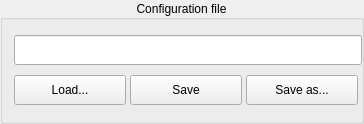
        <widget class="QGroupBox" name="groupBox">
         <property name="sizePolicy">
          <sizepolicy hsizetype="Fixed" vsizetype="Fixed">
           <horstretch>0</horstretch>
           <verstretch>0</verstretch>
          </sizepolicy>
         </property>
         <property name="minimumSize">
          <size>
           <width>364</width>
           <height>124</height>
          </size>
         </property>
         <property name="maximumSize">
          <size>
           <width>364</width>
           <height>124</height>
          </size>
         </property>
         <property name="toolTip">
          <string notr="true">Show the configuration file
loaded in the user interface.</string>
         </property>
         <property name="statusTip">
          <string notr="true"/>
         </property>
         <property name="whatsThis">
          <string notr="true"/>
         </property>
         <property name="accessibleName">
          <string notr="true"/>
         </property>
         <property name="accessibleDescription">
          <string notr="true"/>
         </property>
         <property name="locale">
          <locale language="English" country="UnitedStates"/>
         </property>
         <property name="title">
          <string>Configuration file</string>
         </property>
         <property name="alignment">
          <set>Qt::AlignCenter</set>
         </property>
         <layout class="QVBoxLayout" name="verticalLayout_3">
          <item>
           <widget class="QLineEdit" name="configFileBox">
            <property name="sizePolicy">
             <sizepolicy hsizetype="Fixed" vsizetype="Fixed">
              <horstretch>0</horstretch>
              <verstretch>0</verstretch>
             </sizepolicy>
            </property>
            <property name="minimumSize">
             <size>
              <width>348</width>
              <height>30</height>
             </size>
            </property>
            <property name="maximumSize">
             <size>
              <width>348</width>
              <height>30</height>
             </size>
            </property>
            <property name="toolTip">
             <string notr="true">Show the configuration file
loaded in the user interface.</string>
            </property>
            <property name="statusTip">
             <string notr="true"/>
            </property>
            <property name="whatsThis">
             <string notr="true"/>
            </property>
            <property name="accessibleName">
             <string notr="true"/>
            </property>
            <property name="accessibleDescription">
             <string notr="true"/>
            </property>
           </widget>
          </item>
          <item>
           <layout class="QHBoxLayout" name="horizontalLayout_5">
            <item>
             <widget class="QPushButton" name="loadConfigButton">
              <property name="sizePolicy">
               <sizepolicy hsizetype="Fixed" vsizetype="Fixed">
                <horstretch>0</horstretch>
                <verstretch>0</verstretch>
               </sizepolicy>
              </property>
              <property name="minimumSize">
               <size>
                <width>112</width>
                <height>30</height>
               </size>
              </property>
              <property name="maximumSize">
               <size>
                <width>112</width>
                <height>30</height>
               </size>
              </property>
              <property name="cursor">
               <cursorShape>PointingHandCursor</cursorShape>
              </property>
              <property name="focusPolicy">
               <enum>Qt::NoFocus</enum>
              </property>
              <property name="toolTip">
               <string notr="true">Select configuration file to use.</string>
              </property>
              <property name="statusTip">
               <string notr="true"/>
              </property>
              <property name="whatsThis">
               <string notr="true"/>
              </property>
              <property name="accessibleName">
               <string notr="true"/>
              </property>
              <property name="accessibleDescription">
               <string notr="true"/>
              </property>
              <property name="styleSheet">
               <string notr="true"/>
              </property>
              <property name="text">
               <string notr="true">Load...</string>
              </property>
             </widget>
            </item>
            <item>
             <spacer name="horizontalSpacer_3">
              <property name="orientation">
               <enum>Qt::Horizontal</enum>
              </property>
              <property name="sizeType">
               <enum>QSizePolicy::Fixed</enum>
              </property>
              <property name="sizeHint" stdset="0">
               <size>
                <width>6</width>
                <height>30</height>
               </size>
              </property>
             </spacer>
            </item>
            <item>
             <widget class="QPushButton" name="saveConfigButton">
              <property name="sizePolicy">
               <sizepolicy hsizetype="Fixed" vsizetype="Fixed">
                <horstretch>0</horstretch>
                <verstretch>0</verstretch>
               </sizepolicy>
              </property>
              <property name="minimumSize">
               <size>
                <width>112</width>
                <height>30</height>
               </size>
              </property>
              <property name="maximumSize">
               <size>
                <width>112</width>
                <height>30</height>
               </size>
              </property>
              <property name="cursor">
               <cursorShape>PointingHandCursor</cursorShape>
              </property>
              <property name="focusPolicy">
               <enum>Qt::NoFocus</enum>
              </property>
              <property name="toolTip">
               <string notr="true">Save current settings to
previously selected file.</string>
              </property>
              <property name="statusTip">
               <string notr="true"/>
              </property>
              <property name="whatsThis">
               <string notr="true"/>
              </property>
              <property name="accessibleName">
               <string notr="true"/>
              </property>
              <property name="accessibleDescription">
               <string notr="true"/>
              </property>
              <property name="text">
               <string notr="true">Save</string>
              </property>
             </widget>
            </item>
            <item>
             <spacer name="horizontalSpacer_19">
              <property name="orientation">
               <enum>Qt::Horizontal</enum>
              </property>
              <property name="sizeType">
               <enum>QSizePolicy::Fixed</enum>
              </property>
              <property name="sizeHint" stdset="0">
               <size>
                <width>6</width>
                <height>30</height>
               </size>
              </property>
             </spacer>
            </item>
            <item>
             <widget class="QPushButton" name="saveAsButton">
              <property name="sizePolicy">
               <sizepolicy hsizetype="Fixed" vsizetype="Fixed">
                <horstretch>0</horstretch>
                <verstretch>0</verstretch>
               </sizepolicy>
              </property>
              <property name="minimumSize">
               <size>
                <width>112</width>
                <height>30</height>
               </size>
              </property>
              <property name="maximumSize">
               <size>
                <width>112</width>
                <height>30</height>
               </size>
              </property>
              <property name="cursor">
               <cursorShape>PointingHandCursor</cursorShape>
              </property>
              <property name="focusPolicy">
               <enum>Qt::NoFocus</enum>
              </property>
              <property name="toolTip">
               <string notr="true">Save current settings in new file.</string>
              </property>
              <property name="statusTip">
               <string notr="true"/>
              </property>
              <property name="whatsThis">
               <string notr="true"/>
              </property>
              <property name="accessibleName">
               <string notr="true"/>
              </property>
              <property name="accessibleDescription">
               <string notr="true"/>
              </property>
              <property name="text">
               <string notr="true">Save as...</string>
              </property>
             </widget>
            </item>
           </layout>
          </item>
         </layout>
        </widget>
